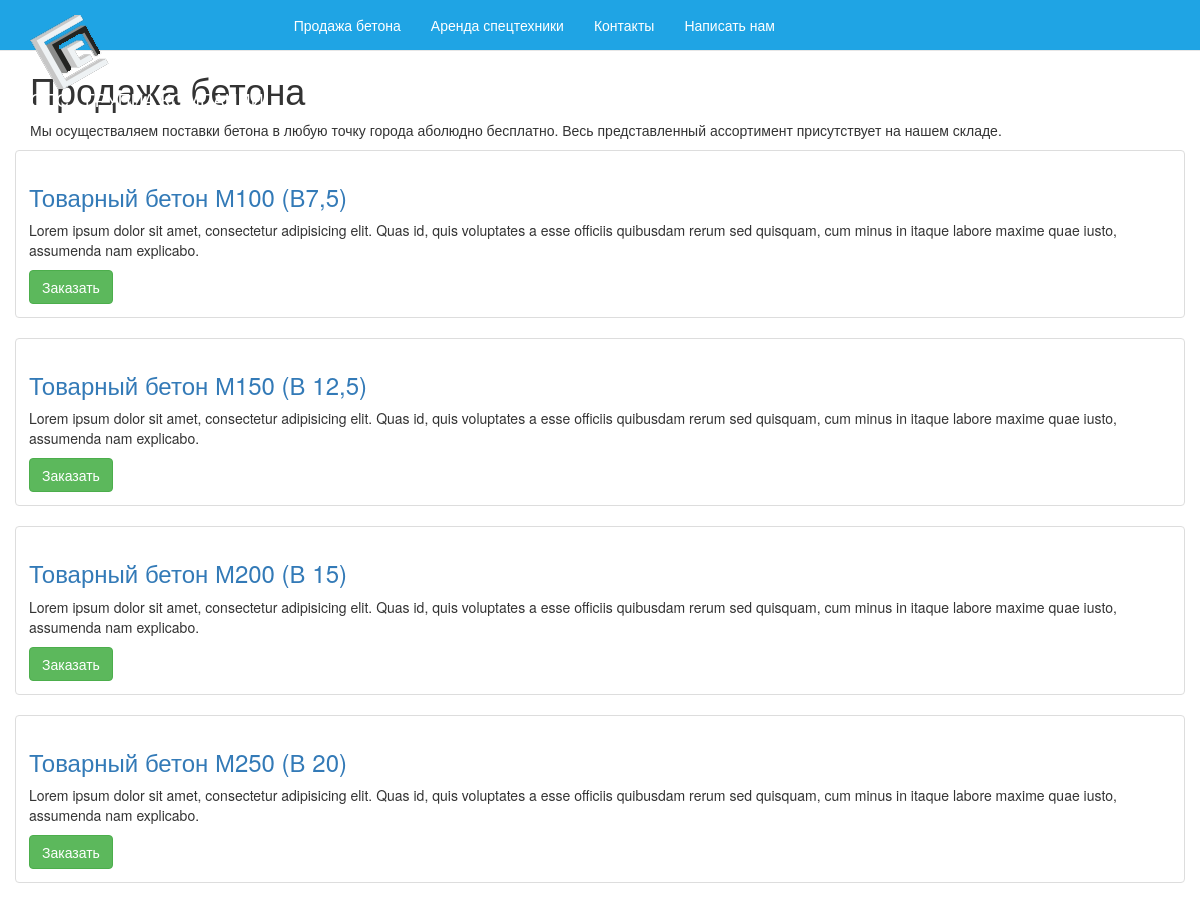
Before: / (upper part) with the older database file.
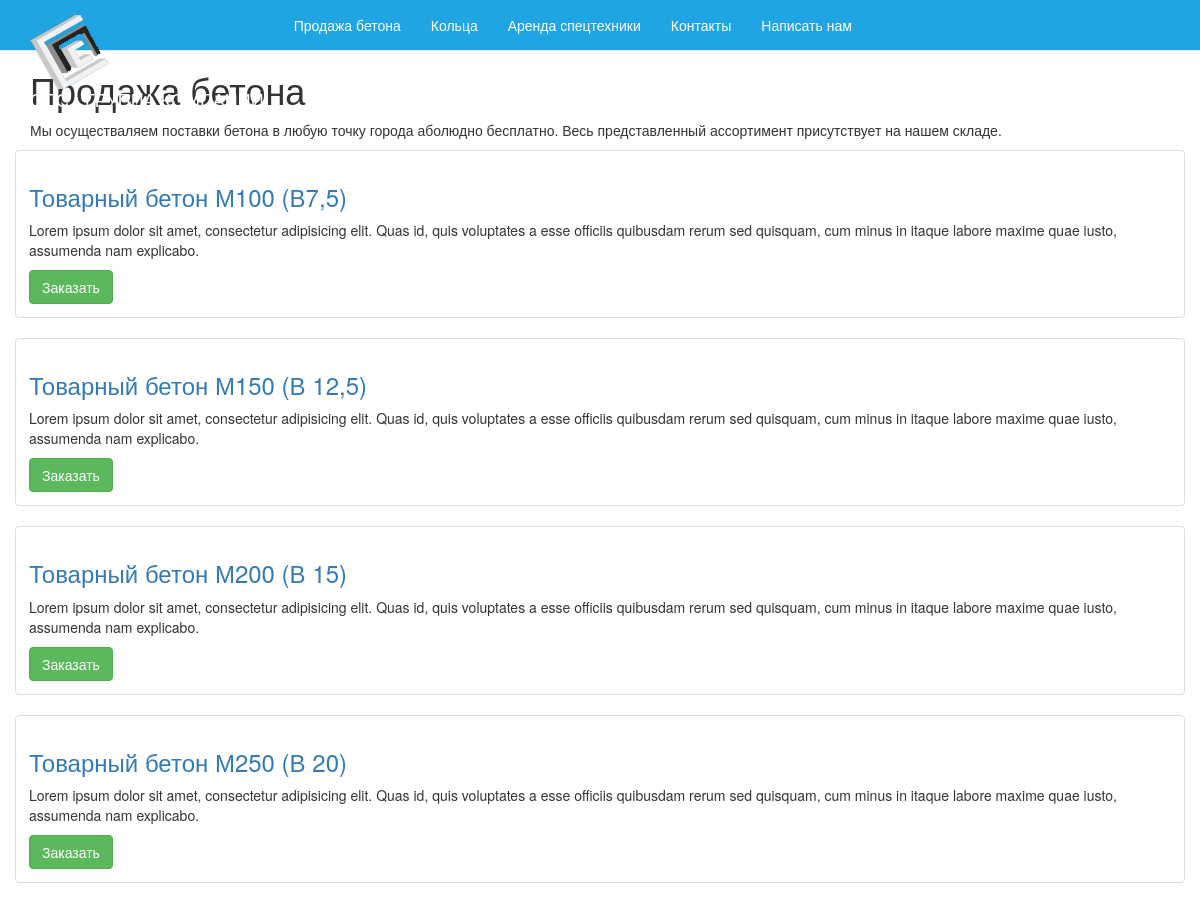
After: the same page with the newer database file.
### tables this page shows
CREATE TABLE IF NOT EXISTS `menu` (
  `id` int(11) NOT NULL AUTO_INCREMENT COMMENT 'Номер',
  `title` varchar(255) NOT NULL COMMENT 'Название',
  `block` varchar(255) NOT NULL COMMENT 'Блок',
  `position` int(2) NOT NULL COMMENT 'Позиция',
  PRIMARY KEY (`id`)
);

CREATE TABLE IF NOT EXISTS `beton` (
  `id` int(10) NOT NULL AUTO_INCREMENT COMMENT 'Номер',
  `title` varchar(255) NOT NULL COMMENT 'Название',
  `description` text NOT NULL COMMENT 'Описание',
  PRIMARY KEY (`id`)
);

### application/controllers/Welcome.php (called while the page is built, shortened)
<?php
class Welcome extends CI_Controller {
	public function index()
	{
        $a = $this->db->get('beton');
        $data['beton'] = $a->result_array();
        $b = $this->db->get('specteh');
        $data['teh'] = $b->result_array();
        $this->db->order_by('position','ASC');
        $c = $this->db->get('menu');
        $data['menu'] = $c->result_array();
        $d = $this->db->get('gallery');
        $data['gallery_num'] = $d->num_rows();
        $data['gallery'] = $d->result_array();
        $this->db->where('name','adress');
        $e = $this->db->get('base_setting');
        $e = $e->row_array();
        $data['adress'] = $e['value'];
        $this->db->where('name','phone');
        $e = $this->db->get('base_setting');
        $e = $e->row_array();
        $data['phone'] = $e['value'];
        $this->db->where('name','email');
        $e = $this->db->get('base_setting');
        $e = $e->row_array();
        $data['email'] = $e['value'];
		$this->load->view('welcome_message',$data);
	}
}

### index.php (called while the page is built, shortened)
<?php
require_once BASEPATH.'core/CodeIgniter.php';

### application/views/welcome_message.php (the view, shortened to what this page needs)
<!DOCTYPE html>
<html lang="ru">
<head>
    <link href="<?=base_url();?>css/bootstrap.css" rel="stylesheet">
    <link href="<?=base_url();?>css/font-awesome.css" rel="stylesheet">
    <link href="<?=base_url();?>css/style.css" rel="stylesheet">
</head>
<body>
                    <div class="navbar navbar-default navbar-fixed-top">
                     <div class="container">
                         <div class="navbar-header">
                            <a href="#" class="navbar-brand hidden-sm"><img src="images/logo.png" id="logo" alt=""> СПС - ГРУППА КОМПАНИЙ</a>
                         </div>
                         <div class="collapse navbar-collapse" id="responsive-menu">
                             <ul class="nav navbar-nav">
                                 <? foreach($menu as $item): ?>
                                 <li><a href="#<?=$item['block']?>"><?=$item['title']?></a></li>
                                 <? endforeach; ?>
                             </ul>
                         </div>
                     </div>
                 </div>
                 <div id="carousel" class="carousel slide">
                     <ol class="carousel-indicators">
                     </ol>
                     <a href="#carousel" class="right carousel-control" data-slide="next">
                        <span class="glyphicon glyphicon-chevron-right"></span>
                     </a>
                 </div>
 <div class="container">
     <div class="row">
         <div class="col-lg-12 col-md-12 col-sm-12">
             <h1 id='pb'>Продажа бетона</h1>
             <p>Мы осуществаляем поставки бетона в любую точку города аболюдно бесплатно. Весь представленный ассортимент присутствует на нашем складе.</p>
         </div>
     </div>
 </div>
    <div class="container">
    	<div class="row masonry" data-columns>
    	<? foreach ($beton as $item):?>
			<div class="item">
				<div class="thumbnail">
					<div class="caption">
						<h3><a href="#"><?=$item['title']?></a></h3>
						<p><?=$item['description']?></p>
						<a href="#" class="btn btn-success" data-toggle="modal" data-target="#myModal">Заказать</a>
					</div>
				</div>
			</div>
			<? endforeach;?>
    	</div>
    </div>
</body>
</html>

Changed rows visible on the page:
added menu: title "Кольца"
